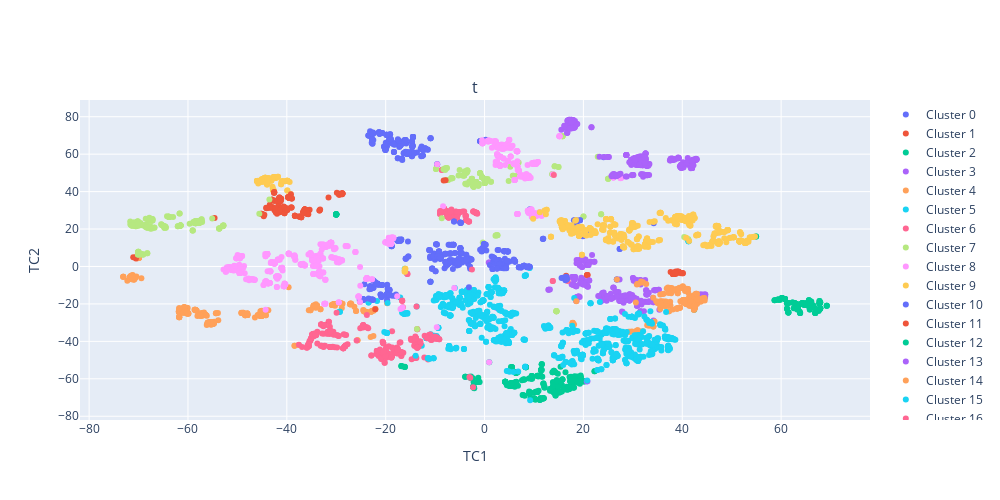

Here is the notebook cell this chart was saved with:
### Code cell
fig = py.subplots.make_subplots(rows=1, cols=1,
    subplot_titles=("t_SNE Visualization KMeans"))

for i in range(n_clusters):
    fig.add_trace( go.Scatter(
                        x = clusters[i]["TC1_2d"],
                        y = clusters[i]["TC2_2d"],
                        mode = "markers",
                        name = "Cluster {}".format(i),
                        text = None),
                        row=1, col=1
                )

fig.update_layout(
    xaxis= dict(title= 'TC1',ticklen= 5,zeroline= False),
    yaxis= dict(title= 'TC2',ticklen= 5,zeroline= False),
    autosize=False,
    width=1000,
    height=500)
fig.show()

### Figure 1 — Plotly figure (JSON) as saved in the notebook; plotly's stock layout.template omitted (floating-point values rounded to 4 significant figures; data arrays with more than 128 entries replaced by an {"elided": "..."} marker saying what was removed)
{"data": [{"mode": "markers", "name": "Cluster 0", "type": "scatter", "x": {"elided": "200 float values"}, "xaxis": "x", "y": {"elided": "200 float values"}, "yaxis": "y"}, {"mode": "markers", "name": "Cluster 1", "type": "scatter", "x": [40.11, 20.71, 38.11, 39.76, 39.1, 38.19, 39.28, 37.64, 38.7, 39.3, 39.97, 20.83, 39.82, 38.11, 38.63, 38.89, 38.37, 38.21, 38.11, 39.24, 38.32, 20.83, 39.15, 20.71, 38.23, 38.5, 39.32, 38.7, 16.5, 38.55, 40.11], "xaxis": "x", "y": [-3.555, -4.651, -4.03, -3.552, -2.727, -4.015, -2.901, -2.972, -2.746, -2.906, -3.526, -4.531, -3.533, -4.032, -4.062, -3.618, -3.148, -3.317, -4.032, -2.892, -4.009, -4.531, -2.727, -4.651, -4.01, -3.383, -2.904, -3.473, -4.934, -3.4, -3.555], "yaxis": "y"}, {"mode": "markers", "name": "Cluster 2", "type": "scatter", "x": {"elided": "260 float values"}, "xaxis": "x", "y": {"elided": "260 float values"}, "yaxis": "y"}, {"mode": "markers", "name": "Cluster 3", "type": "scatter", "x": {"elided": "234 float values"}, "xaxis": "x", "y": {"elided": "234 float values"}, "yaxis": "y"}, {"mode": "markers", "name": "Cluster 4", "type": "scatter", "x": {"elided": "292 float values"}, "xaxis": "x", "y": {"elided": "292 float values"}, "yaxis": "y"}, {"mode": "markers", "name": "Cluster 5", "type": "scatter", "x": {"elided": "459 float values"}, "xaxis": "x", "y": {"elided": "459 float values"}, "yaxis": "y"}, {"mode": "markers", "name": "Cluster 6", "type": "scatter", "x": {"elided": "269 float values"}, "xaxis": "x", "y": {"elided": "269 float values"}, "yaxis": "y"}, {"mode": "markers", "name": "Cluster 7", "type": "scatter", "x": {"elided": "135 float values"}, "xaxis": "x", "y": {"elided": "135 float values"}, "yaxis": "y"}, {"mode": "markers", "name": "Cluster 8", "type": "scatter", "x": {"elided": "207 float values"}, "xaxis": "x", "y": {"elided": "207 float values"}, "yaxis": "y"}, {"mode": "markers", "name": "Cluster 9", "type": "scatter", "x": [-43.59, -43.68, -42.6, -45.07, -43.99, -44.04, -39.96, -43.92, -43.94, -43.92, -44.36, -43.92, -45.81, -39.88, -43.59, -39.92, -42.35, -39.43, -44.64, -43.92, -42.68, -44.5, -43.95, -46.04, -46.04, -43.59, -40.34, -42.68, -42.68, -42.35, -44.64, -39.9, -40.95, -42.35, -42.84, -44.64, -42.35, -43.59, -42.6, -43.13, -44.36, -45.09, -39.89, -41.79, -41.17, -43.99, -43.92, -42.12, -39.87, -39.89, -44.64, -42.68, -45.07, -43.99, -39.25, -42.9, -43.13, -41.08, -43.59, -43.91, -44.69, -46.04, -39.86, -43.13, -42.72, -45.78, -42.61, -42.77, -44.36, -41.16, -39.94, -46.04, -42.68, -44.36, -44.64, -41.79, -43.92, -42.68, -40.82, -43.67, -39.94, -43.92], "xaxis": "x", "y": [46.73, 47.27, 47.79, 46.6, 45.07, 44.36, 45.76, 46.29, 44.41, 46.29, 47.45, 46.29, 45.81, 45.69, 46.73, 40.52, 47.22, 45.06, 47.06, 46.29, 40.6, 46.0, 44.38, 45.71, 45.71, 46.73, 45.47, 40.6, 40.62, 47.22, 47.06, 45.73, 45.43, 47.22, 41.64, 47.06, 47.22, 46.73, 47.79, 45.99, 47.45, 45.09, 40.54, 47.89, 43.88, 43.74, 46.29, 47.58, 45.68, 45.71, 47.06, 40.62, 46.6, 43.74, 38.77, 42.59, 45.99, 45.39, 46.73, 44.49, 45.26, 45.71, 45.67, 45.99, 40.27, 44.36, 47.8, 47.72, 47.45, 43.87, 45.74, 45.71, 40.6, 47.45, 47.06, 47.89, 46.29, 40.6, 45.67, 47.12, 45.73, 46.29], "yaxis": "y"}, {"mode": "markers", "name": "Cluster 10", "type": "scatter", "x": {"elided": "391 float values"}, "xaxis": "x", "y": {"elided": "391 float values"}, "yaxis": "y"}, {"mode": "markers", "name": "Cluster 11", "type": "scatter", "x": {"elided": "158 float values"}, "xaxis": "x", "y": {"elided": "158 float values"}, "yaxis": "y"}, {"mode": "markers", "name": "Cluster 12", "type": "scatter", "x": [61.4, 63.71, 60.79, 62.86, -29.98, 60.79, 66.42, 66.91, 67.6, -29.98, -30.02, 58.67, 66.91, 60.17, 62.53, 65.18, 64.7, 65.81, 64.33, 64.33, 60.17, 66.91, 67.76, 66.42, 62.86, 62.86, 61.21, 67.76, 63.41, 67.76, 65.93, 67.8, 59.76, -30.02, 65.93, -29.98, 61.4, 67.76, -30.02, 61.21, 63.41, 67.92, 66.42, 67.92, 65.62, 67.92, 65.62, 63.71, 63.84, 61.17, 66.78, -29.98, 61.21, 58.67, 59.4, 63.41, 67.8, 66.91, 65.62, 60.17, 62.32, 65.7, 61.46, 63.75, 63.71, 64.7, 63.84, 65.81, 69.23, 67.92, 61.46, 67.76, 67.76, 67.92, 65.93, 61.46, 62.86, 69.23, 67.92, 59.4, 65.7, 65.06, -30.02, 62.86, -30.02, -30.02, 63.23, 62.86, 62.86, 63.71, -30.02, 63.41, 61.46, 63.41, 64.33, 65.7, -30.02, 61.17, 65.18, 62.32, 69.23, 66.11, 59.4, 60.17, 67.8, 65.7, 60.79, 66.42, 60.79, 63.41, 65.7, 60.79, 64.33, 63.84, 65.06, 63.41, 66.42, 58.98, 67.76, 64.33, 61.52, 65.93], "xaxis": "x", "y": [-19.55, -20.34, -17.32, -19.73, 27.91, -17.32, -20.84, -24.81, -23.84, 27.91, 27.74, -17.97, -24.81, -16.84, -22.25, -19.45, -20.52, -22.93, -19.53, -19.53, -16.84, -24.81, -19.6, -20.84, -19.73, -19.73, -22.63, -19.6, -21.97, -18.41, -19.32, -22.78, -17.92, 27.74, -19.32, 27.91, -19.55, -18.41, 27.74, -22.63, -21.97, -19.2, -20.84, -22.29, -18.1, -19.2, -18.1, -20.34, -24.8, -19.6, -22.1, 27.91, -22.63, -17.97, -17.61, -21.97, -22.78, -24.81, -18.1, -16.84, -19.23, -21.41, -24.61, -24.02, -20.34, -20.52, -24.8, -22.93, -20.99, -22.29, -24.61, -19.6, -19.6, -22.29, -19.32, -24.61, -19.73, -20.99, -22.29, -17.61, -21.41, -20.48, 27.74, -19.73, 27.74, 27.74, -23.01, -19.73, -19.73, -20.34, 27.74, -21.97, -24.61, -21.97, -19.53, -21.41, 27.74, -19.6, -19.45, -19.23, -20.99, -18.72, -17.61, -16.84, -22.78, -21.41, -17.32, -20.84, -17.32, -21.97, -21.41, -17.32, -19.53, -24.8, -20.48, -21.97, -20.84, -17.88, -19.6, -19.53, -19.5, -19.32], "yaxis": "y"}, {"mode": "markers", "name": "Cluster 13", "type": "scatter", "x": {"elided": "265 float values"}, "xaxis": "x", "y": {"elided": "265 float values"}, "yaxis": "y"}, {"mode": "markers", "name": "Cluster 14", "type": "scatter", "x": {"elided": "166 float values"}, "xaxis": "x", "y": {"elided": "166 float values"}, "yaxis": "y"}, {"mode": "markers", "name": "Cluster 15", "type": "scatter", "x": {"elided": "478 float values"}, "xaxis": "x", "y": {"elided": "478 float values"}, "yaxis": "y"}, {"mode": "markers", "name": "Cluster 16", "type": "scatter", "x": [-24.52, -31.11, -32.55, -32.47, -28.2, -25.88, -35.84, -32.87, -35.22, -24.56, -33.83, -24.64, -31.48, -35.8, -34.09, -32.92, -35.57, -34.29, -30.96, -31.78, -32.7, -30.58, -34.82, -32.47, -34.86, -32.48, -31.2, -34.73, -35.08, -31.91, -31.33, -35.11, -35.54, -25.15, -30.31, -28.2, -31.48, -28.58, -32.61, -30.52, -32.47, -28.59, -35.92, -34.06, -31.23, -23.87, -32.26, -32.53, -32.45, -32.47, 13.81, -2.325, -24.64, -28.58, -33.16, -31.24, -35.6, -32.47, -29.82, -34.64, -28.31, -32.46, -31.76, -29.93, -33.84, -28.09, -31.2, -31.27, -32.95, -3.055, -35.57, -35.06, -24.33, -28.2, -30.7, -36.91, -8.979, -23.74, -24.55, -34.5, -24.53, -34.06, -31.29, -28.58, -34.21, -37.55, -23.53, 14.02, -24.64, -31.25, -34.83, -31.11, -35.04, -28.2, -35.97, -2.552, -32.47, -34.11, -34.43, 13.81, -34.88, -30.81, -24.53, -34.14, -32.48, -35.38, -24.71, -28.59, -35.38, -28.48, -2.897, -31.19, -29.93, -31.11, -24.23, -34.16, -24.55, -35.59, -27.72], "xaxis": "x", "y": [-31.39, -34.58, -43.05, -31.4, -42.68, -39.49, -43.2, -35.74, -39.71, -31.41, -41.19, -32.05, -34.68, -42.25, -36.57, -42.37, -42.43, -36.72, -34.75, -35.91, -42.76, -34.86, -36.27, -31.4, -36.31, -42.4, -42.95, -36.19, -38.43, -35.79, -36.06, -38.57, -42.42, -32.96, -43.11, -42.68, -34.68, -43.68, -31.99, -36.43, -31.4, -43.68, -43.29, -36.56, -42.95, -32.51, -42.33, -35.88, -31.38, -31.4, -7.719, -64.56, -32.05, -43.69, -42.35, -42.95, -41.34, -31.4, -43.31, -36.12, -42.77, -31.39, -34.83, -24.69, -34.9, -42.14, -42.95, -42.95, -42.38, -58.97, -42.43, -38.31, -32.21, -42.68, -42.94, -42.96, 29.66, -32.61, -32.59, -37.28, -31.41, -35.95, -32.19, -43.68, -36.66, -41.87, -33.06, 48.92, -32.05, -42.95, -36.29, -34.65, -38.16, -42.68, -43.36, -1.561, -31.4, -36.59, -35.77, -7.719, -36.33, -35.67, -31.45, -36.61, -31.41, -39.75, -32.05, -43.68, -39.75, -36.19, -59.43, -34.7, -36.56, -34.65, -32.36, -36.63, -31.41, -41.39, -41.55], "yaxis": "y"}, {"mode": "markers", "name": "Cluster 17", "type": "scatter", "x": {"elided": "190 float values"}, "xaxis": "x", "y": {"elided": "190 float values"}, "yaxis": "y"}, {"mode": "markers", "name": "Cluster 18", "type": "scatter", "x": {"elided": "477 float values"}, "xaxis": "x", "y": {"elided": "477 float values"}, "yaxis": "y"}, {"mode": "markers", "name": "Cluster 19", "type": "scatter", "x": {"elided": "465 float values"}, "xaxis": "x", "y": {"elided": "465 float values"}, "yaxis": "y"}], "layout": {"annotations": [{"font": {"size": 16}, "showarrow": false, "text": "t", "x": 0.5, "xanchor": "center", "xref": "paper", "y": 1, "yanchor": "bottom", "yref": "paper"}], "autosize": false, "height": 500, "width": 1000, "xaxis": {"anchor": "y", "domain": [0, 1], "ticklen": 5, "title": {"text": "TC1"}, "zeroline": false}, "yaxis": {"anchor": "x", "domain": [0, 1], "ticklen": 5, "title": {"text": "TC2"}, "zeroline": false}}}
